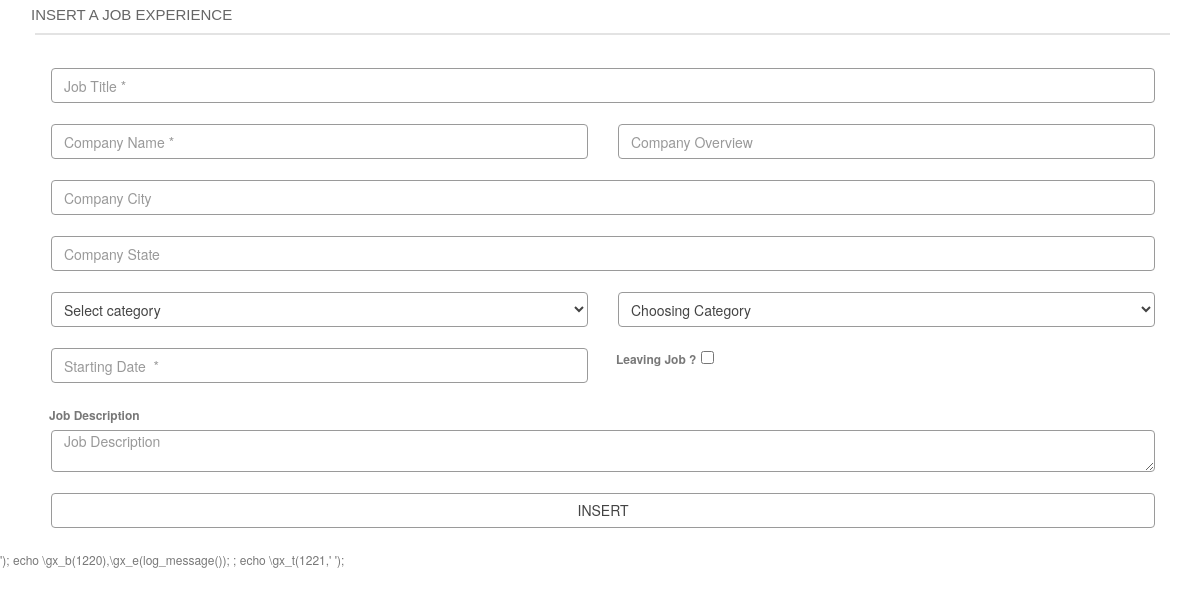
The app's page /ins_experience.php (signed in) with its own data.
### tables this page shows
CREATE TABLE IF NOT EXISTS `language_expressions` (
  `id_lang` int(11) NOT NULL AUTO_INCREMENT,
  `en_expressions` varchar(80) DEFAULT NULL,
  `de_expressions` varchar(80) DEFAULT NULL,
  `fr_expressions` varchar(80) DEFAULT NULL,
  `it_expressions` varchar(80) DEFAULT NULL,
  `rs_expressions` varchar(80) DEFAULT NULL,
  `al_expressions` varchar(80) DEFAULT NULL,
  PRIMARY KEY (`id_lang`),
  UNIQUE KEY `id_lang` (`id_lang`)
);

### ins_experience.php (the view, shortened to what this page needs)
<?php
include('admin/assets/include/functions.php');
require_once('admin/assets/css_header_front.php');?>
<body>
  <div class="container">
    <div class="text-header"><?php echo languages($_SESSION['jbms_front']['lang_code'],122); ?></div>
      <hr class="divider">
                <div class="row">
                 <form id="form-validation" action="post_ins_experience.php" method="post">
                      <div class="form-group col-xs-12">
                        <input type="text"  name="job_title" id="job_title" value="" class="form-control" placeholder="<?php echo languages($_SESSION['jbms_front']['lang_code'],10); ?>*">
                      </div>
                      <div class="form-group col-xs-6">
                        <input type="text"  name="company_name" id="company_name" value="" class="form-control" placeholder="<?php echo languages($_SESSION['jbms_front']['lang_code'],38); ?>*">
                      </div>
                      <div class="form-group col-xs-6">
                       <input type="text"  name="company_website" id="company_website" value="" class="form-control" placeholder="<?php echo languages($_SESSION['jbms_front']['lang_code'],96); ?>">
                      </div>
                      <div class="form-group col-xs-12">
                       <input type="text"  name="company_city" id="company_city" value="" class="form-control" placeholder="<?php echo languages($_SESSION['jbms_front']['lang_code'],123); ?>">
                      </div>
                      <div class="form-group col-xs-12">
                        <input type="text"  name="company_state" id="company_state" value="" class="form-control" placeholder="<?php echo languages($_SESSION['jbms_front']['lang_code'],124); ?>">
                      </div>
                      <div class="form-group col-xs-6 text-left">
                         <select name="id_cat_expertise" id="id_cat_expertise" class="form-control">
                        <option value=""><?php echo languages($_SESSION['jbms_front']['lang_code'],47); ?></option>
                        </select>
                      </div>
                    <div class="form-group col-xs-6">
                        <select name="id_expertise" id="id_expertise" class="form-control">
                            <option value=""><?php echo languages($_SESSION['jbms_front']['lang_code'],125); ?></option>
                        </select>
                    </div>
                    <div class="form-group col-xs-6 ">
                        <input type="text" name="start_date" id="date1" value="" class="form-control" placeholder="<?php echo languages($_SESSION['jbms_front']['lang_code'],37); ?> *">
                    </div>
                    <div class="form-group col-xs-6  text-left">
                      <label class="control-label"><?php echo languages($_SESSION['jbms_front']['lang_code'],126); ?></label>
                      <input type="checkbox" id="chkDate" />
                    </div>
                    <div class="form-group col-xs-12 ">
                            <label class="control-label"><?php echo languages($_SESSION['jbms_front']['lang_code'],101); ?></label>
                        <textarea id="description" name="description" class="form-control" placeholder="<?php echo languages($_SESSION['jbms_front']['lang_code'],101); ?>"></textarea>
                    </div>
                    <div class="form-group col-xs-12">
                      <input class="form-control btn-default" type="submit" value="<?php echo languages($_SESSION['jbms_front']['lang_code'],127); ?>">
                    </div>
                  </form>
          </div>
    </div>
  <?php echo file_get_contents('admin/assets/js_bottom_front.php');?>
</body>
</html>

### admin/assets/include/functions.php (shortened to what this page needs)
<?php
include('connection.php');
function languages($lang=null, $id){
  global $dbj;
  $exp=$dbj->query('SELECT '.$lang.'_expressions AS word FROM language_expressions WHERE id_lang="'.$id.'"');
  $row_exp=$exp->fetch(PDO::FETCH_ASSOC);
  $word =  trim($row_exp['word']);
  $word_val = filter_var($word, FILTER_SANITIZE_STRING, FILTER_FLAG_STRIP_LOW|FILTER_FLAG_STRIP_HIGH);
  echo ' '.$word_val.' ';
}
?>

### admin/assets/css/admin_style.css (style rules this page uses)
body { background: #fff; font-family: 'Open Sans', sans-serif; line-height: 1.8; font-size: 12px; color: #787878; -ms-overflow-style: scrollbar; overflow-x: hidden; }
.control-label { margin: -1px 1px 0px; padding-top:5px; }
.text-header { margin: 1px; font-family: 'Raleway', sans-serif; color: #666; font-size: 15px; display: block; text-transform: uppercase; font-weight: 15px; }
.divider { border: 1px solid #E3E3E3; margin: 5px 0px 30px 5px; }
.form-control, .form-control.error, .input-group { -webkit-transition: all 300ms linear; -moz-transition: all 300ms linear; -o-transition: all 300ms linear; -ms-transition: all 300ms linear; transition: all 300ms linear; }
.btn-default { color: #777777; border-color: #999999; text-transform:uppercase; }
.form-control { border: 1px solid #9A9A9A; border-radius: 4px; box-shadow: none; color: #444444; padding: 0px 8px; margin:3px; min-height: 35px; }
.row { margin: 3px; }

### admin/assets/script/uikit-develop/uikit-develop/docs/css/docs.css (style rules this page uses)
body, h1, h2, h3, h4, h5, h6, .uk-navbar-nav > li > a { font-family: "Proxima Nova", "Helvetica Neue", Helvetica, Arial, sans-serif; }
html { overflow-y: scroll; -webkit-font-smoothing: antialiased; -moz-osx-font-smoothing: grayscale; }

### records on screen
language_expressions: en_expressions "INSERT A JOB EXPERIENCE"
language_expressions: job_title "Job Title *"
language_expressions: company_name "Company Name *"
language_expressions: company_website "Company Overview"
language_expressions: company_city "Company City"
language_expressions: company_state "Company State"
language_expressions: id_cat_expertise "Select category"
language_expressions: id_expertise "Choosing Category"
language_expressions: start_date "Starting Date *"
language_expressions: en_expressions "Leaving Job ?"
language_expressions: en_expressions "Job Description", description "Job Description"
language_expressions: en_expressions "Insert"

### other values on screen
file_get_contents('admin/assets/js_bottom_front.php') "'); echo \\gx_b(1220),\\gx_e(log_message()); ; echo \\gx_t(1221,'"
